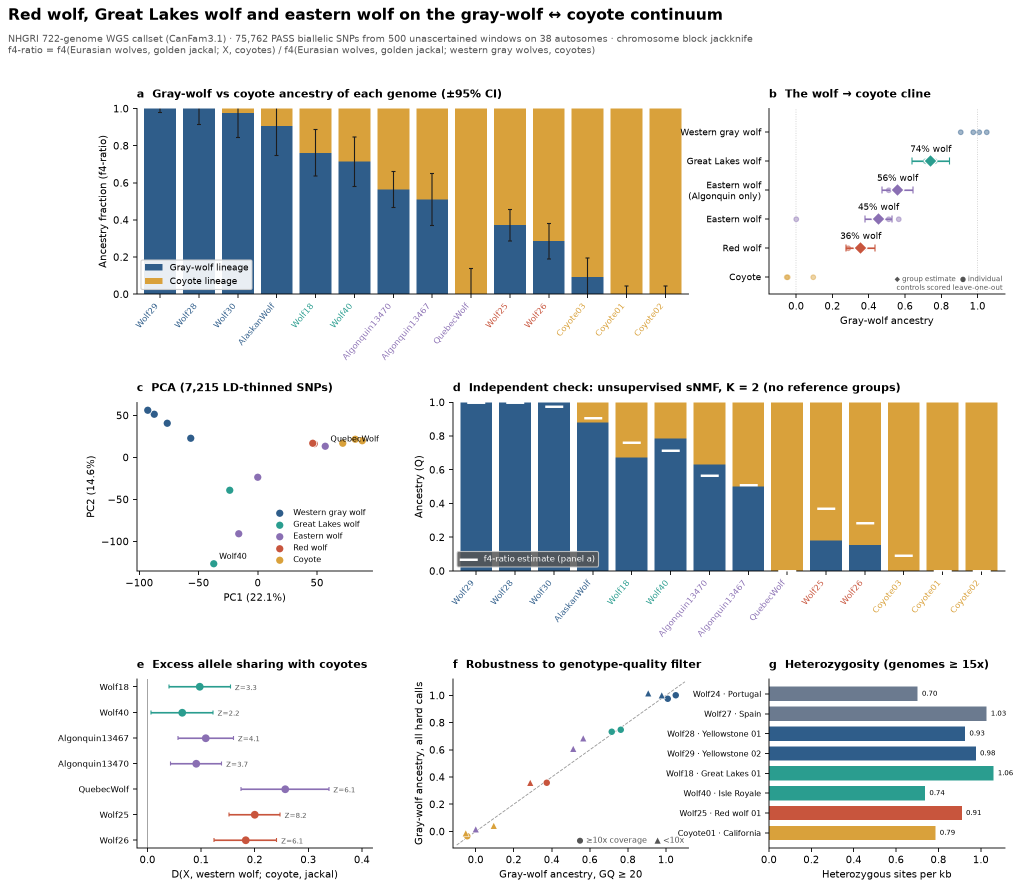
#> input picture results/wolf_ancestry_cline/wolf_ancestry_cline.png, 2042 x 1776 px (shown at 1/2 size)
$ python build_wolf_study_overview.py
#> lines starting #> are read from the running program, lines starting #| are printed output that depends on the picture
"""Combine the wolf-cline figures and ten-group results into one PNG sheet."""

from __future__ import annotations

import csv
import os
import tempfile
from pathlib import Path

from PIL import Image, ImageDraw, ImageFont, ImageOps

os.environ.setdefault("MPLCONFIGDIR", str(Path(tempfile.gettempdir()) / "canidae-matplotlib"))
from matplotlib.font_manager import FontProperties, findfont

ROOT = Path(__file__).resolve().parents[1]
CLINE = ROOT / "results" / "wolf_ancestry_cline"
STUDY = ROOT / "results" / "north_american_wolf_admixture"
OUTPUT = STUDY / "wolf_study_overview.png"

WIDTH, HEIGHT = 4400, 3670
INK = "#18304a"
MUTED = "#53677b"
LIGHT = "#eef3f7"
TEAL = "#209c91"
PURPLE = "#9271b8"
RED = "#ce604d"
GOLD = "#d6a03b"


def main() -> None:
    def font(size: int, *, bold: bool = False) -> ImageFont.FreeTypeFont:
        path = findfont(FontProperties(family="DejaVu Sans", weight="bold" if bold else "normal"))
        return ImageFont.truetype(path, size)

    im = Image.new("RGB", (WIDTH, HEIGHT), "#f4f7fa")
    draw = ImageDraw.Draw(im)
    draw.rectangle((0, 0, WIDTH, 215), fill=INK)
    draw.text((82, 39), "NORTH AMERICAN WOLF ANCESTRY", fill="white", font=font(65, bold=True))
    draw.text(
        (84, 130),
        "Cline, robustness checks, paired contrasts, and the ten-group evidence audit",
        fill="#dce8f1",
        font=font(34),
    )

    def figure_panel(path: Path, box: tuple[int, int, int, int], label: str) -> None:
#> called with box = (65, 245, 2168, 2120), label = '01  Genome-wide ancestry cline'
        x0, y0, x1, y1 = box
        draw.rounded_rectangle(box, radius=24, fill="white", outline="#d9e3eb", width=3)
        draw.text((x0 + 30, y0 + 21), label, fill=INK, font=font(34, bold=True))
        with Image.open(path) as original:
#> original is the input picture: PIL image 2042x1776 RGBA; mean R, G, B, A 223.7, 223.1, 218, 255
            img = ImageOps.contain(original.convert("RGB"), (x1 - x0 - 38, y1 - y0 - 105))
            im.paste(img, (x0 + (x1 - x0 - img.width) // 2, y0 + 82))
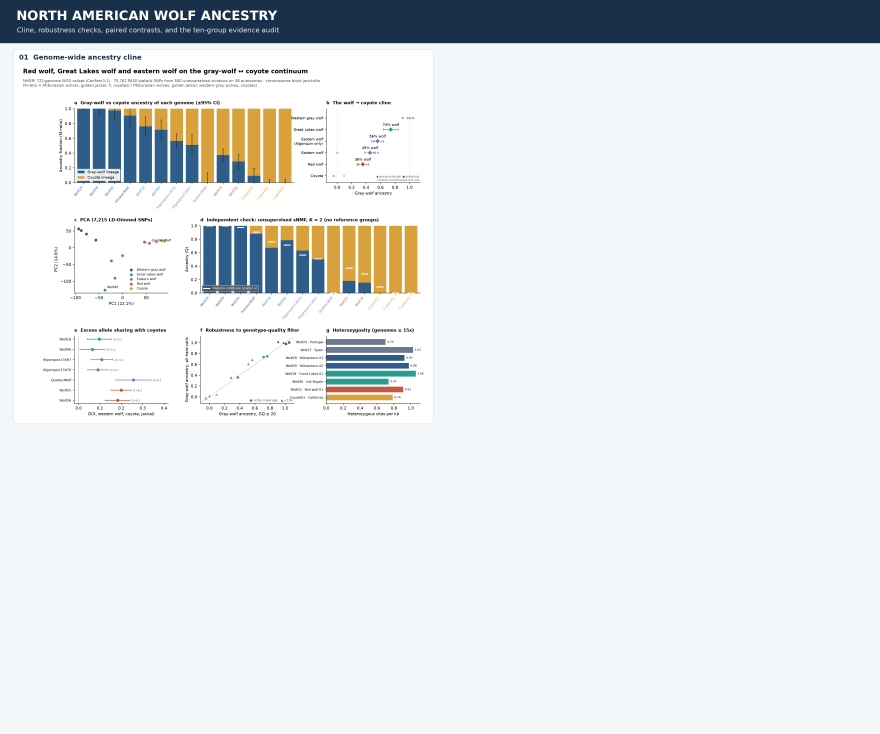
#> im: PIL image 4400x3670 RGB (shown at 1/5 size); mean R, G, B 227.1, 230.5, 232.9

    figure_panel(
        CLINE / "wolf_ancestry_cline.png", (65, 245, 2168, 2120), "01  Genome-wide ancestry cline"
    )
    figure_panel(
        CLINE / "robustness" / "wolf_cline_robustness.png",
        (2220, 245, 4335, 2120),
        "02  Admixture and reference robustness",
    )
#> call 2 of figure_panel, with box = (2220, 245, 4335, 2120), label = '02  Admixture and reference robustness'
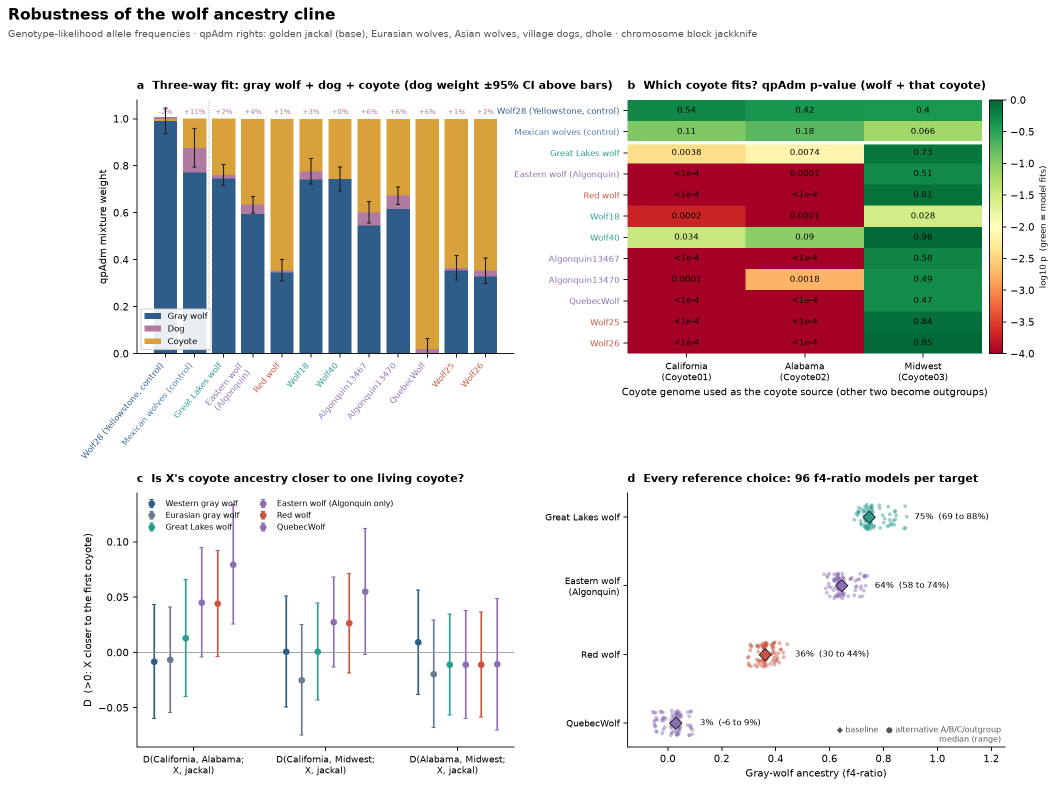
#> input picture results/wolf_ancestry_cline/robustness/wolf_cline_robustness.png, 2111 x 1574 px (shown at 1/2 size)
#> in figure_panel, original is the input picture: PIL image 2111x1574 RGBA; mean R, G, B, A 223.6, 221, 216.8, 255
#> in figure_panel (call 2), `img = ImageOps.contain(original.convert("RGB"), (x1 - x0 - 38, y1 - y0..`:
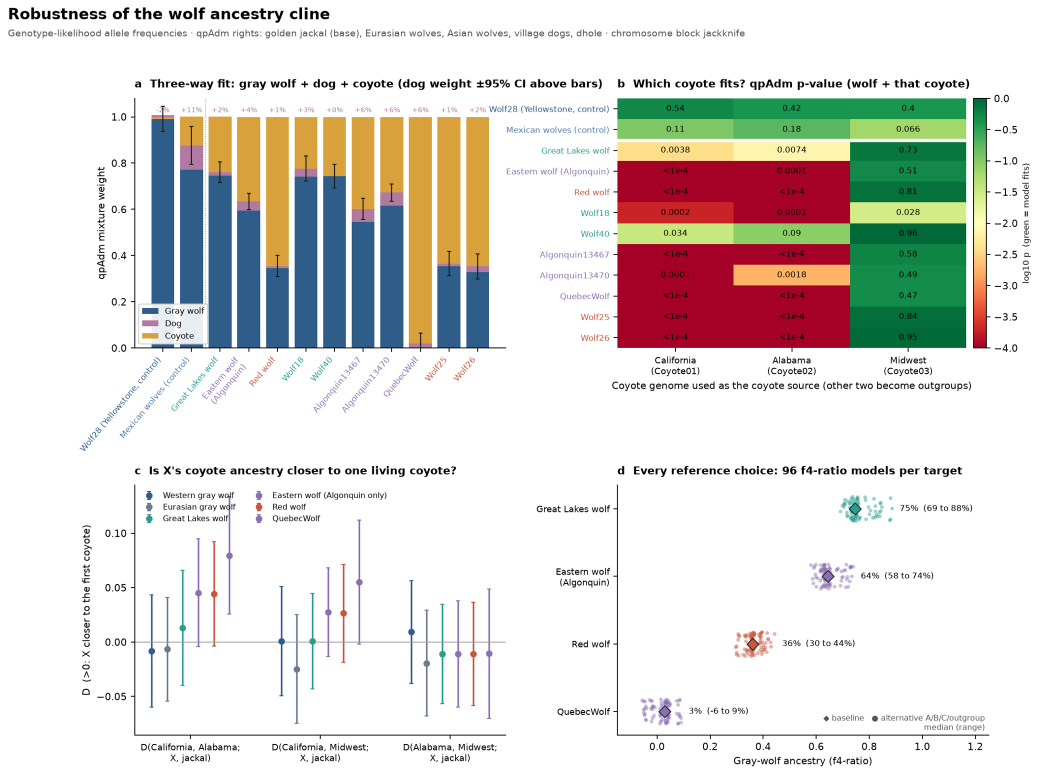
#> img: PIL image 2077x1549 RGB (shown at 1/2 size); mean R, G, B 223.5, 220.9, 216.7
#> in figure_panel (call 2), `im.paste(img, (x0 + (x1 - x0 - img.width) // 2, y0 + 82))`:
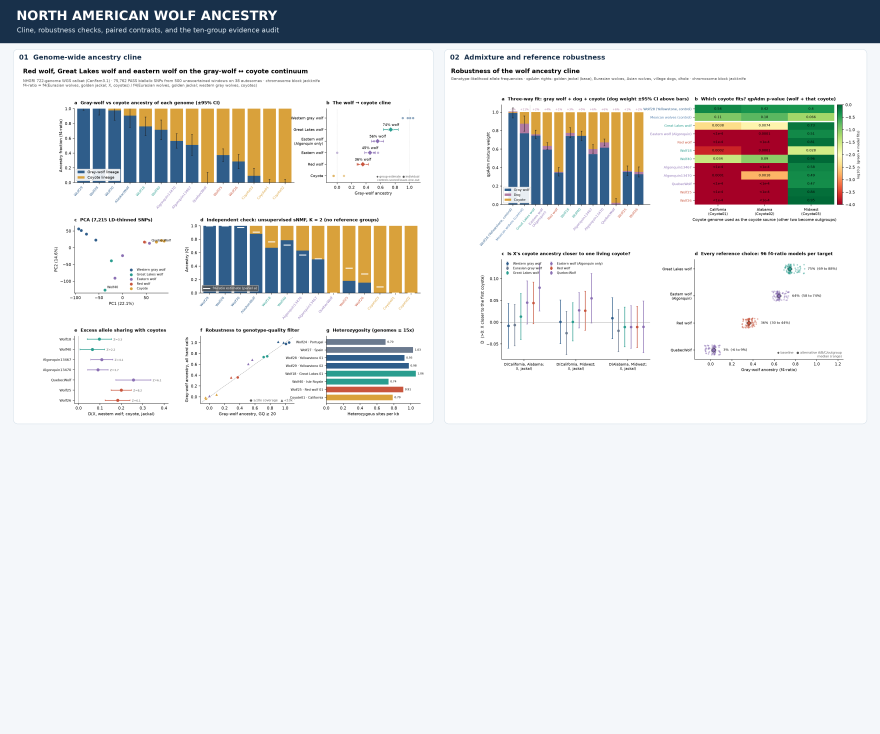
#> im: PIL image 4400x3670 RGB (shown at 1/5 size); mean R, G, B 223.4, 225.5, 226.4
    figure_panel(
        CLINE / "robustness" / "paired_cline_contrasts.png",
        (65, 2150, 2055, 3510),
        "03  Paired cline differences",
    )
#> call 3 of figure_panel, with box = (65, 2150, 2055, 3510), label = '03  Paired cline differences'
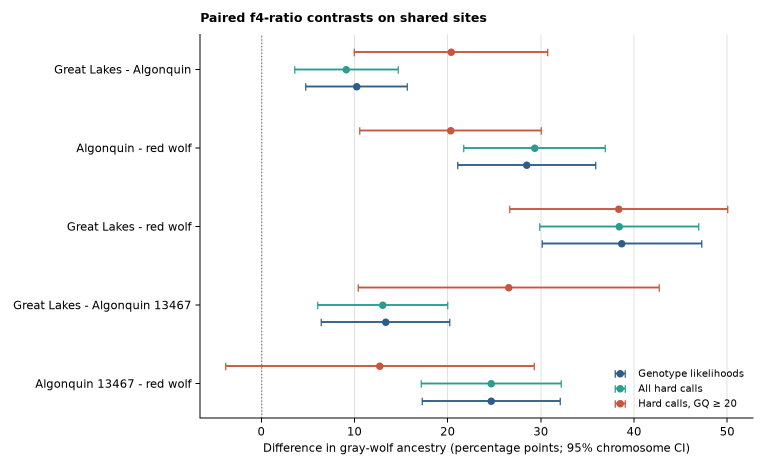
#> input picture results/wolf_ancestry_cline/robustness/paired_cline_contrasts.png, 1530 x 936 px (shown at 1/2 size)
#> in figure_panel, original is the input picture: PIL image 1530x936 RGBA; mean R, G, B, A 248.6, 248.5, 248.5, 255
#> in figure_panel (call 3), `img = ImageOps.contain(original.convert("RGB"), (x1 - x0 - 38, y1 - y0..`:
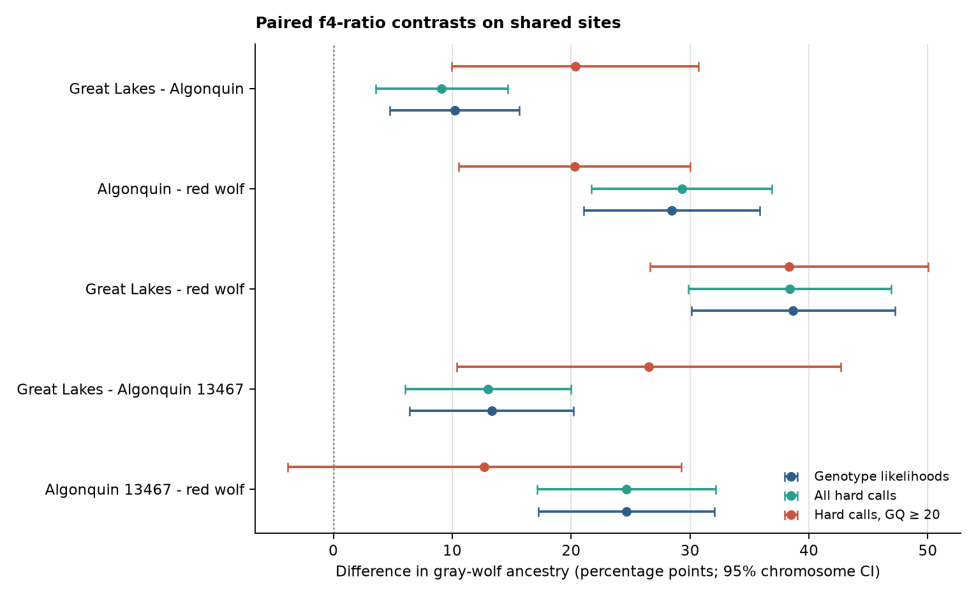
#> img: PIL image 1952x1194 RGB (shown at 1/2 size); mean R, G, B 248.6, 248.4, 248.4

    box = (2105, 2150, 4335, 3510)
    x0, y0, x1, _y1 = box
    draw.rounded_rectangle(box, radius=24, fill="white", outline="#d9e3eb", width=3)
    draw.text(
        (x0 + 40, y0 + 25), "04  Ten-group ancestry readout", fill=INK, font=font(38, bold=True)
    )
    draw.text(
        (x0 + 40, y0 + 85),
        "Local 87,538-site panel • 38 chromosome jackknife blocks",
        fill=MUTED,
        font=font(26),
    )

#> (the run stopped early here; a loop or call above may not have finished)
